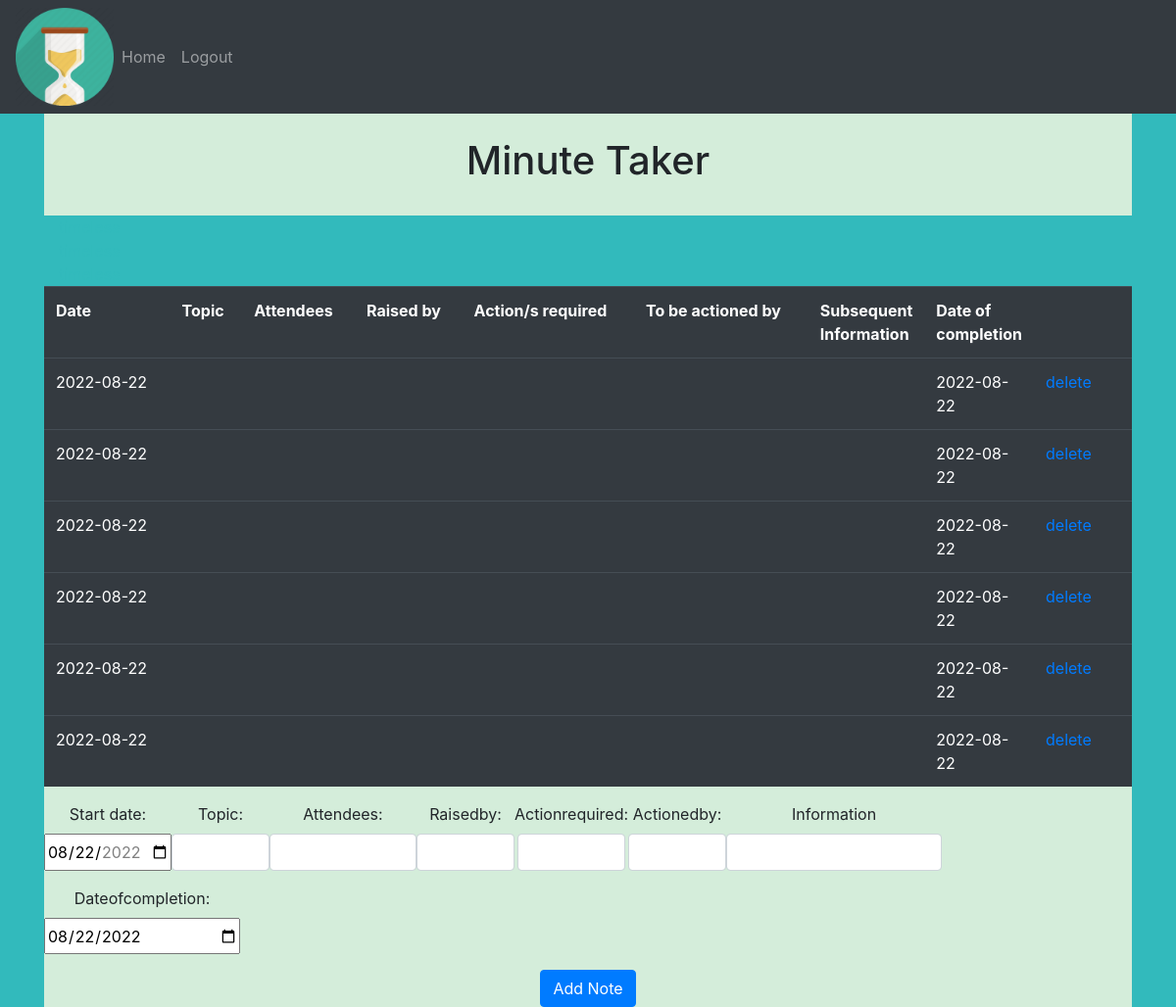
The page / (signed in) on the database as committed earlier.
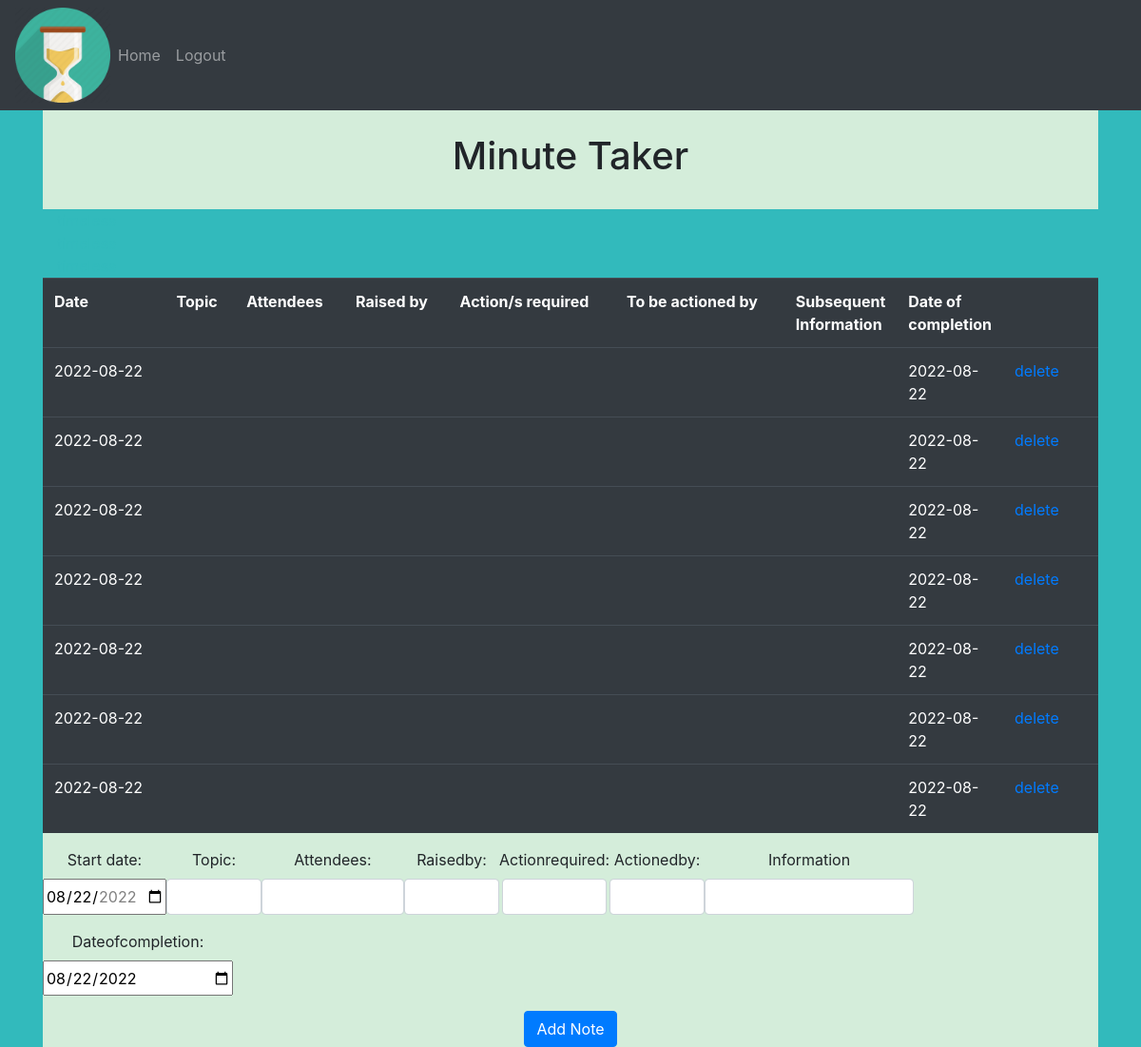
The same page on the database as committed later.
### website/models.py (models this page shows)
class Note(db.Model):
    id = db.Column(db.Integer, primary_key=True)
    Dates = db.Column(db.String(10000))
    Topic = db.Column(db.String(10000))
    Attendees = db.Column(db.String(10000))
    Raisedby = db.Column(db.String(10000))
    Actionrequired = db.Column(db.String(10000))
    Actionedby  = db.Column(db.String(10000))
    Information	 = db.Column(db.String(10000))
    Dateofcompletion = db.Column(db.String(10000))
    date = db.Column(db.DateTime(timezone=True), default=func.now())
    user_id = db.Column(db.Integer, db.ForeignKey('user.id'))

### website/views.py (the view, shortened to what this page needs)
@views.route('/', methods=['GET', 'POST'])
@login_required
def home():
    return render_template("home.html", user=current_user)

### website/__init__.py (called while the page is built)
def create_app():
    app = Flask(__name__)
    app.config['SECRET_KEY'] = 'hjshjhdjah kjshkjdhjs'
    app.config['SQLALCHEMY_DATABASE_URI'] = f'sqlite:///{DB_NAME}'
    db.init_app(app)
    from .views import views
    from .auth import auth
    app.register_blueprint(views, url_prefix='/')
    app.register_blueprint(auth, url_prefix='/')
    from .models import User, Note
    create_database(app)
    login_manager = LoginManager()
    login_manager.login_view = 'auth.login'
    login_manager.init_app(app)
    @login_manager.user_loader
    def load_user(id):
        return User.query.get(int(id))
    return app

### website/templates/home.html (shortened to what this page needs)
{% extends "base.html" %} {% block title %}Home{% endblock %} {% block content
%}
<div class="container p-4" style="background-color: #d4edda
;">
  <h1 align="center">Minute Taker</h1>
</div>
  <div class="container">
    <h style="color:rgba(50, 186, 188, 1) ; ;"> timeless</h>
  </div>
<table class="table table-dark" style="width: 1110px; float: left;" >
  <tr>
    <th>Date</th>
    <th>Topic</th>
    <th>Attendees</th>
    <th>Raised by</th>
    <th>Action/s required</th>
    <th>To be actioned by</th>
    <th style="width: 100px;">Subsequent Information</th>
    <th style="width: 100px;">Date of completion</th>
    <th style="width: 100px;"></th>
  </tr>
  {% for note in user.notes %}
  <tr>
    <td>{{ note.Dates }}</td>
    <td>{{ note.Topic }}</td>
    <td>{{ note.Attendees }}</td>
    <td>{{ note.Raisedby }}</td>
    <td>{{ note.Actionrequired }}</td>
    <td>{{ note.Actionedby }}</td>
    <td>{{ note.Information }}</td>
    <td>{{ note.Dateofcompletion }}</td>
    <td><a href="{{url_for('views.delete', id=note.id)}}">delete</a></td>
  </tr>
  {% endfor %}
  <div class="container">
    <h style="color:rgba(50, 186, 188, 1) ; ;"> timeless</h>
  </div>
  <div class="container">
    <h style="color:rgba(50, 186, 188, 1) ; ;"> timeless</h>
  </div>
</table>
<div class="container" style="background-color: #d4edda;">
<form method="POST">
  <div class="row" align="center">
  <div class="form-group">
 <label for="start">Start date:</label><br>
<input type="date" name="note.dates" id="note.dates" style="height: 38px; ;"
       value="2022-08-22"
       min="2022-01-01" max="2022-12-31">
</div>
<div class="form-group">
  <label for="topic">Topic:</label></br>
    <input name="note.topic" id="note.topic" class="form-control" style="width: 100px;"></input>
  </div>
  <div class="form-group">
      <label for="Attendees">Attendees:</label></br>
      <input name="note.Attendees" id="note.Attendees" class="form-control" style="width: 150px;"></input>
    </div>
    <div class="form-group">
      <label for="Raisedby">Raisedby:</label></br>
      <input name="note.Raisedby" id="note.Raisedby" class="form-control" style="width: 100px;"></input>
    </div>
    <div class="form-group">
      <label for="Actionrequired">Actionrequired:</label></br>
      <input name="note.Actionrequired" id="note.Actionrequired" class="form-control" style="width: 110px;"></input>
    </div>
    <div class="form-group">
      <label for="Actionedby">Actionedby:</label></br>
      <input name="note.Actionedby" id="note.Actionedby" class="form-control" style="width: 100px;"></input>
    </div>
    <div class="form-group">
      <label for="Information ">Information</label></br>
      <input name="note.Information" id="note.Information" class="form-control" style="width: 220px;"></input>
    </div>
    <div class="form-group">
      <label for="Dateofcompletion">Dateofcompletion:</label></br>
      <input type="date" name="note.Dateofcompletion" id="note.Dateofcompletion"style="width: 200px;height: 37px;"
       value="2022-08-22"
       min="2022-01-01" max="2025-12-31">
    </div>
  </div>
  <div align="center">
    <button type="submit" class="btn btn-primary">Add Note</button>
  </div>
</form>
</div>
{% endblock %}

### website/templates/base.html (shortened to what this page needs)
<!DOCTYPE html>
<html>
  <head>
    <link
      rel="stylesheet"
      href="https://stackpath.bootstrapcdn.com/bootstrap/4.4.1/css/bootstrap.min.css"
    />
    <link
      rel="stylesheet"
      href="https://stackpath.bootstrapcdn.com/font-awesome/4.7.0/css/font-awesome.min.css"
    />
  </head>
  <body style="background-color:rgba(50, 186, 188, 1) ;">
    <nav class="navbar navbar-expand-lg navbar-dark bg-dark">
      <img src="{{ url_for('static', filename='logo.png') }}" style="height: 100px;">
      <div class="collapse navbar-collapse" id="navbar">
        <div class="navbar-nav">
          {% if user.is_authenticated %}
          <a class="nav-item nav-link" id="home" href="/">Home</a>
          <a class="nav-item nav-link" id="logout" href="/logout">Logout</a>
          {% else %}
          <a class="nav-item nav-link" id="login" href="/login">Login</a>
          <a class="nav-item nav-link" id="signUp" href="/sign-up">Sign Up</a>
          {% endif %}
        </div>
      </div>
    </nav>
    <div class="container">{% block content %} {% endblock %}</div>
  </body>
</html>

Rows that differ between the two databases and show on the page:
added Note: Dates "2022-08-22", Dateofcompletion "2022-08-22"
